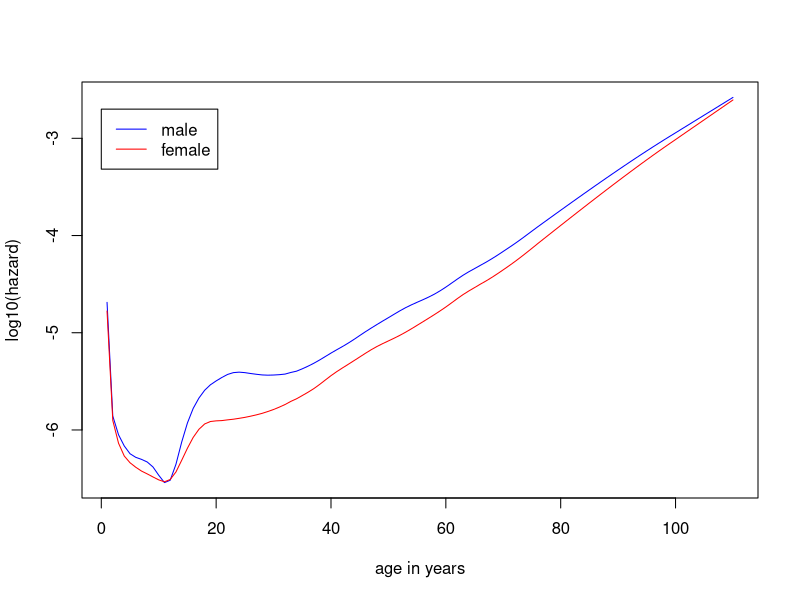
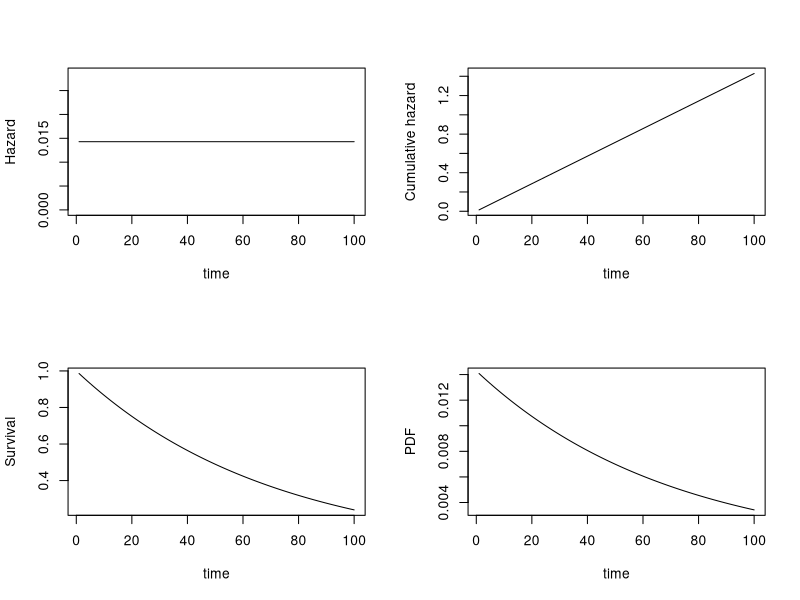
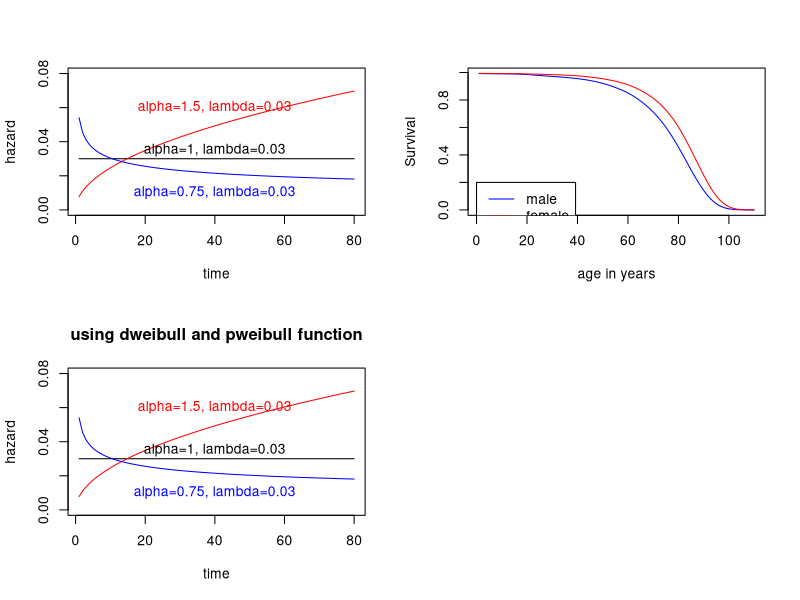

Reproduce these figures in R, in order.
## ---- chunk 1
library(survival)
tm <- c(0,
1/365, # first day of life 
7/365, # seventh day of life 
28/365, # fourth week of life 
1:110) # subsequent years
hazMale <- survexp.us[,"male","2004"]
hazFemale <- survexp.us[,"female","2004"]

## not sure how to get the harzard for the days or weeks in the first year
plot(1:110, log10(hazMale), col="blue", type="l", ylab="log10(hazard)", xlab="age in years")
lines(1:110, log10(hazFemale), col="red")
legend(0, -2.7, legend=c("male", "female"), lty=1, col=c("blue", "red"))
## ---- chunk 2
lambda=1/70

layout(matrix(1:4,2,2))
plot(1:100, rep(lambda,100), xlab="time", ylab="Hazard", ylim=c(0,2/70), type="l")
plot(1:100, exp(-lambda*(1:100)), xlab="time", ylab="Survival", type="l")
plot(1:100, lambda*(1:100), xlab="time", ylab="Cumulative hazard", type="l")
plot(1:100, lambda*exp(-lambda*(1:100)), xlab="time", ylab="PDF", type="l")
## ---- chunk 3
h = function(t, alpha, lambda){
    return(alpha*(lambda^alpha)*(t^(alpha-1)))
}

lambda=0.03
plot(1:80, h(1:80, alpha=1, lambda), xlab="time", ylab="hazard", type="l", ylim=c(0,0.08))
lines(1:80, h(1:80, alpha=1.5, lambda), col="red")
lines(1:80, h(1:80, alpha=0.75, lambda), col="blue")
text(40, 0.035, "alpha=1, lambda=0.03")
text(40, 0.06, "alpha=1.5, lambda=0.03", col="red")
text(40, 0.01, "alpha=0.75, lambda=0.03", col="blue")

### Weibull distribution can be calculated dweilbull() or pweibull()
h2 = function(t, alpha, lambda){
    return(dweibull(t, shape=alpha, scale=1/lambda)/pweibull(t, shape=alpha, scale=1/lambda, lower.tail=F))
}

plot(1:80, h2(1:80, alpha=1, lambda), xlab="time", ylab="hazard", type="l", ylim=c(0,0.08), main="using dweibull and pweibull function")
lines(1:80, h2(1:80, alpha=1.5, lambda), col="red")
lines(1:80, h2(1:80, alpha=0.75, lambda), col="blue")
text(40, 0.035, "alpha=1, lambda=0.03")
text(40, 0.06, "alpha=1.5, lambda=0.03", col="red")
text(40, 0.01, "alpha=0.75, lambda=0.03", col="blue")
## ---- chunk 4
### generate random variables
set.seed(1)
tt.weib = rweibull(1000, shape=1.5, scale=1/0.03)
mean(tt.weib); median(tt.weib)

### the theoretical mean and median
gamma(1+1/1.5)/0.03
(log(2)^(1/1.5))/0.03
## ---- chunk 5
gammaHaz = function(t, shape, scale){
    return(dgamma(t, shape=shape, scale=scale)/pgamma(t, shape=shape, scale=scale, lower.tail=F))
}
## ---- chunk 6
### back to the Example 2.1
library(survival)
tm = 0:110
hazMale = survexp.us[,"male", "2004"]
hazFemale = survexp.us[,"female", "2004"]

tm.diff =  diff(tm) ## time intervals
## survival
survMale = exp(-cumsum(hazMale*tm.diff)*365.24)
survFemale = exp(-cumsum(hazFemale*tm.diff)*365.24)

plot(1:110, survMale, col="blue", type="l", ylab="Survival", xlab="age in years")
lines(1:110, survFemale, col="red")
legend(0, 0.2, legend=c("male", "female"), lty=1, col=c("blue", "red"))

sum(survMale*tm.diff)
sum(survFemale*tm.diff)
## ---- chunk 7
library(survival)
time = c(7,6,6,5,2,4)
status = c(0,1,0,0,1,1)
surv_obj <- Surv(time, status)
fit <- survreg(surv_obj ~ 1, dist = "exponential")
summary(fit)

### lambda
### the coefficients of survreg() is log(1/theta), where theta is called
### scale parameter and is 1/lambda
1/exp(fit$coefficients)

### theory
d=sum(status); V=sum(time)
d/V ### lambda
